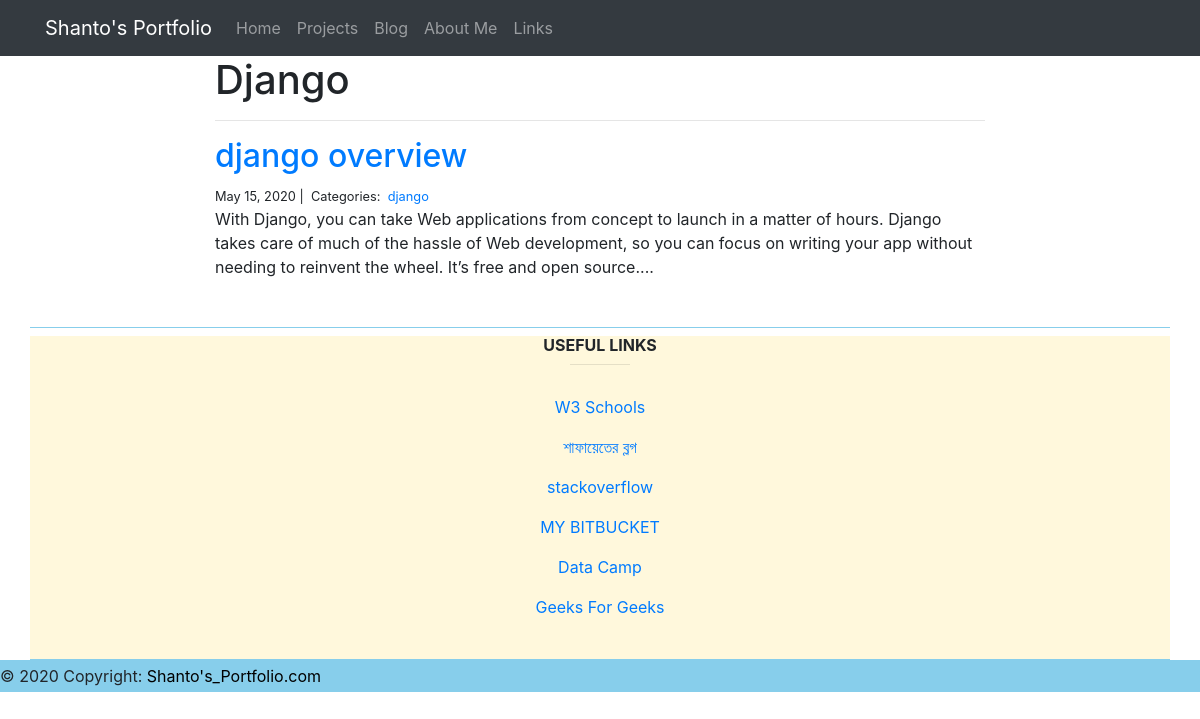
/blog/django/, run on the app's committed database.
### blogs/models.py (models this page shows)
class Category(models.Model):
    name = models.CharField(max_length=20)

class Post(models.Model):
    title = models.CharField(max_length=255)
    body = models.TextField()
    created_on = models.DateTimeField(auto_now_add=True)
    last_modified = models.DateTimeField(auto_now=True)
    categories = models.ManyToManyField("Category", related_name="posts")

### blogs/views.py (the view)
# urls.py: path("<category>/", views.blog_category, name="blog_category"),
def blog_category(request, category):
    posts = Post.objects.filter(categories__name__contains=category).order_by(
        "-created_on"
    )
    context = {"category": category, "posts": posts}
    return render(request, "blog_category.html", context)

### blogs/templates/blog_category.html
{% extends "base.html" %}
{% block page_content %}
<div class="col-md-8 offset-md-2">
    <h1>{{ category | title }}</h1>
    <hr>
    {% for post in posts %}
        <h2><a href="{% url 'blog_detail' post.pk%}">{{ post.title }}</a></h2>
        <small>
            {{ post.created_on.date }} |&nbsp;
            Categories:&nbsp;
            {% for category in post.categories.all %}
            <a href="{% url 'blog_category' category.name %}">
                {{ category.name }}
            </a>&nbsp;
            {% endfor %}
        </small>
        <p>{{ post.body | slice:":400" }}...</p>
    {% endfor %}
</div>
{% endblock %}

### web_project/templates/base.html (style rules this page uses)
* { padding: 0; margin: 0; }

### data on the page
Category: name "Django", name "django"
Post: title "django overview", created_on "May 15, 2020", body "With Django, you can take Web applications from concept to launch in a matter of hours. Django takes care of much of the hassle of Web development, so you can focus on writing your app without needing to reinvent the wheel. It’s free and open source."
